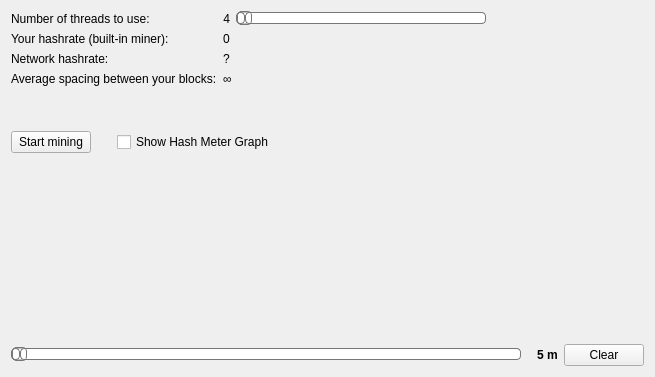
<?xml version="1.0" encoding="UTF-8"?>
<ui version="4.0">
 <class>MiningPage</class>
 <widget class="QWidget" name="MiningPage">
  <property name="geometry">
   <rect>
    <x>0</x>
    <y>0</y>
    <width>655</width>
    <height>377</height>
   </rect>
  </property>
  <property name="windowTitle">
   <string>Form</string>
  </property>
  <layout class="QVBoxLayout" name="verticalLayout">
   <item>
    <layout class="QHBoxLayout" name="horizontalLayout_1">
     <item>
      <layout class="QGridLayout" name="gridLayout">
       <item row="0" column="1">
        <layout class="QHBoxLayout" name="horizontalLayout_2">
         <item>
          <widget class="QLabel" name="labelNCores">
           <property name="text">
            <string>4</string>
           </property>
           <property name="alignment">
            <set>Qt::AlignRight|Qt::AlignTrailing|Qt::AlignVCenter</set>
           </property>
          </widget>
         </item>
         <item>
          <widget class="QSlider" name="sliderCores">
           <property name="minimumSize">
            <size>
             <width>250</width>
             <height>0</height>
            </size>
           </property>
           <property name="styleSheet">
            <string notr="true">QSlider::groove:horizontal {
border: 1px solid #bbb;
background: white;
height: 10px;
border-radius: 4px;
}

QSlider::sub-page:horizontal {
background: qlineargradient(x1: 0, y1: 0,    x2: 0, y2: 1,
    stop: 0 #66e, stop: 1 #bbf);
background: qlineargradient(x1: 0, y1: 0.2, x2: 1, y2: 1,
    stop: 0 #bbf, stop: 1 #520072);
border: 1px solid #777;
height: 10px;
border-radius: 4px;
}

QSlider::add-page:horizontal {
background: #fff;
border: 1px solid #777;
height: 10px;
border-radius: 4px;
}

QSlider::handle:horizontal {
background: qlineargradient(x1:0, y1:0, x2:1, y2:1,
    stop:0 #eee, stop:1 #520072);
border: 1px solid #777;
width: 13px;
margin-top: -2px;
margin-bottom: -2px;
border-radius: 4px;
}

QSlider::handle:horizontal:hover {
background: qlineargradient(x1:0, y1:0, x2:1, y2:1,
    stop:0 #fff, stop:1 #ddd);
border: 1px solid #444;
border-radius: 4px;
}

QSlider::sub-page:horizontal:disabled {
background: #bbb;
border-color: #999;
}

QSlider::add-page:horizontal:disabled {
background: #eee;
border-color: #999;
}

QSlider::handle:horizontal:disabled {
background: #eee;
border: 1px solid #aaa;
border-radius: 4px;
}</string>
           </property>
           <property name="orientation">
            <enum>Qt::Horizontal</enum>
           </property>
          </widget>
         </item>
        </layout>
       </item>
       <item row="3" column="0">
        <widget class="QLabel" name="label_3">
         <property name="text">
          <string>Average spacing between your blocks:</string>
         </property>
        </widget>
       </item>
       <item row="1" column="0">
        <widget class="QLabel" name="label_2">
         <property name="text">
          <string>Your hashrate (built-in miner):</string>
         </property>
        </widget>
       </item>
       <item row="2" column="0">
        <widget class="QLabel" name="label_4">
         <property name="text">
          <string>Network hashrate:</string>
         </property>
        </widget>
       </item>
       <item row="0" column="0">
        <widget class="QLabel" name="label">
         <property name="text">
          <string>Number of threads to use:</string>
         </property>
        </widget>
       </item>
       <item row="1" column="1">
        <widget class="QLabel" name="labelMinerHashRate">
         <property name="text">
          <string>0</string>
         </property>
        </widget>
       </item>
       <item row="2" column="1">
        <widget class="QLabel" name="labelNetHashRate">
         <property name="text">
          <string>?</string>
         </property>
        </widget>
       </item>
       <item row="3" column="1">
        <widget class="QLabel" name="labelNextBlock">
         <property name="text">
          <string>∞</string>
         </property>
        </widget>
       </item>
      </layout>
     </item>
     <item>
      <spacer name="horizontalSpacer_1">
       <property name="orientation">
        <enum>Qt::Horizontal</enum>
       </property>
       <property name="sizeHint" stdset="0">
        <size>
         <width>40</width>
         <height>20</height>
        </size>
       </property>
      </spacer>
     </item>
    </layout>
   </item>
   <item>
    <widget class="QLabel" name="labelAddress">
     <property name="text">
      <string/>
     </property>
    </widget>
   </item>
   <item>
    <layout class="QHBoxLayout" name="horizontalLayout_3">
     <item>
      <widget class="QPushButton" name="pushSwitchMining">
       <property name="text">
        <string>Start mining</string>
       </property>
      </widget>
     </item>
     <item>
      <spacer name="verticalSpacer">
       <property name="orientation">
        <enum>Qt::Vertical</enum>
       </property>
       <property name="sizeHint" stdset="0">
        <size>
         <width>20</width>
         <height>100</height>
        </size>
       </property>
      </spacer>
     </item>
     <item>
      <widget class="QCheckBox" name="checkBoxShowGraph">
       <property name="text">
        <string>Show Hash Meter Graph</string>
       </property>
      </widget>
     </item>
     <item>
      <spacer name="horizontalSpacer_2">
       <property name="orientation">
        <enum>Qt::Horizontal</enum>
       </property>
       <property name="sizeHint" stdset="0">
        <size>
         <width>40</width>
         <height>20</height>
        </size>
       </property>
      </spacer>
     </item>
    </layout>
   </item>
   <item>
    <layout class="QHBoxLayout" name="horizontalLayout_6">
     <item>
      <widget class="HashRateGraphWidget" name="minerHashRateWidget" native="true">
       <property name="sizePolicy">
        <sizepolicy hsizetype="Expanding" vsizetype="Expanding">
         <horstretch>0</horstretch>
         <verstretch>0</verstretch>
        </sizepolicy>
       </property>
      </widget>
     </item>
     <item>
      <spacer name="verticalSpacer_1">
       <property name="orientation">
        <enum>Qt::Vertical</enum>
       </property>
       <property name="sizeHint" stdset="0">
        <size>
         <width>10</width>
         <height>200</height>
        </size>
       </property>
      </spacer>
     </item>
    </layout>
   </item>
   <item>
    <layout class="QHBoxLayout" name="horizontalLayout_8">
     <item>
      <widget class="QSlider" name="sliderGraphSampleTime">
       <property name="minimumSize">
        <size>
         <width>250</width>
         <height>0</height>
        </size>
       </property>
       <property name="styleSheet">
        <string notr="true">QSlider::groove:horizontal {
                border: 1px solid #bbb;
                background: white;
                height: 10px;
                border-radius: 4px;
                }

                QSlider::sub-page:horizontal {
                background: qlineargradient(x1: 0, y1: 0,    x2: 0, y2: 1,
                    stop: 0 #66e, stop: 1 #bbf);
                background: qlineargradient(x1: 0, y1: 0.2, x2: 1, y2: 1,
                    stop: 0 #bbf, stop: 1 #520072);
                border: 1px solid #777;
                height: 10px;
                border-radius: 4px;
                }

                QSlider::add-page:horizontal {
                background: #fff;
                border: 1px solid #777;
                height: 10px;
                border-radius: 4px;
                }

                QSlider::handle:horizontal {
                background: qlineargradient(x1:0, y1:0, x2:1, y2:1,
                    stop:0 #eee, stop:1 #520072);
                border: 1px solid #777;
                width: 13px;
                margin-top: -2px;
                margin-bottom: -2px;
                border-radius: 4px;
                }

                QSlider::handle:horizontal:hover {
                background: qlineargradient(x1:0, y1:0, x2:1, y2:1,
                    stop:0 #fff, stop:1 #ddd);
                border: 1px solid #444;
                border-radius: 4px;
                }

                QSlider::sub-page:horizontal:disabled {
                background: #bbb;
                border-color: #999;
                }

                QSlider::add-page:horizontal:disabled {
                background: #eee;
                border-color: #999;
                }

                QSlider::handle:horizontal:disabled {
                background: #eee;
                border: 1px solid #aaa;
                border-radius: 4px;
          }</string>
       </property>
       <property name="orientation">
        <enum>Qt::Horizontal</enum>
       </property>
      </widget>
     </item>
     <item>
      <layout class="QHBoxLayout" name="horizontalLayout_7">
       <item>
        <spacer name="verticalSpacer_2">
         <property name="orientation">
          <enum>Qt::Vertical</enum>
         </property>
         <property name="sizeHint" stdset="0">
          <size>
           <width>10</width>
           <height>20</height>
          </size>
         </property>
        </spacer>
       </item>
      </layout>
     </item>
     <item>
      <widget class="QLabel" name="labelGraphSampleSize">
       <property name="font">
        <font>
         <weight>75</weight>
         <bold>true</bold>
        </font>
       </property>
       <property name="text">
        <string>5 m</string>
       </property>
      </widget>
     </item>
     <item>
      <widget class="QPushButton" name="pushButtonClearData">
       <property name="text">
        <string>Clear</string>
       </property>
      </widget>
     </item>
    </layout>
   </item>
  </layout>
 </widget>
 <customwidgets>
  <customwidget>
   <class>HashRateGraphWidget</class>
   <extends>QWidget</extends>
   <header>hashrategraphwidget.h</header>
   <container>1</container>
   <slots>
    <slot>clear()</slot>
   </slots>
  </customwidget>
 </customwidgets>
 <resources/>
 <connections/>
</ui>
